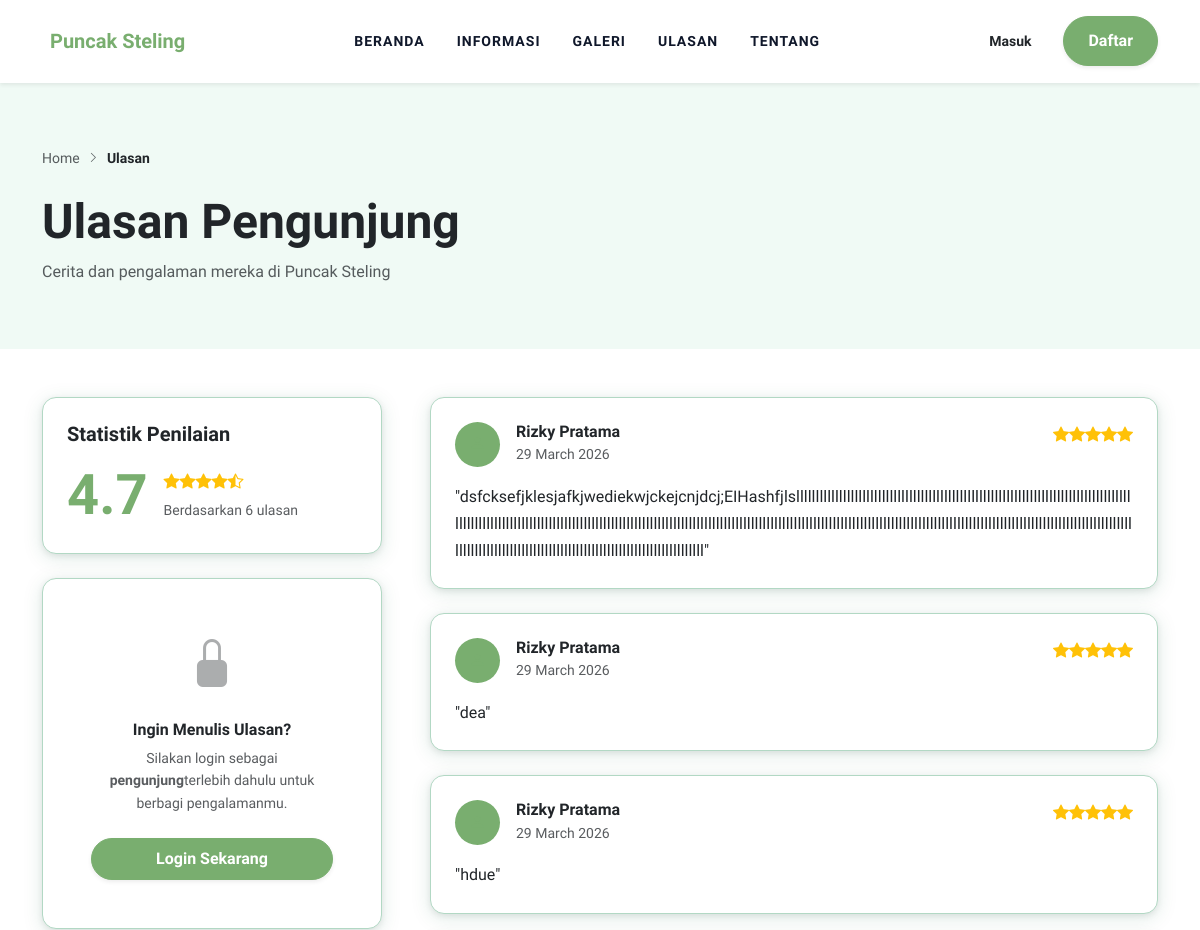
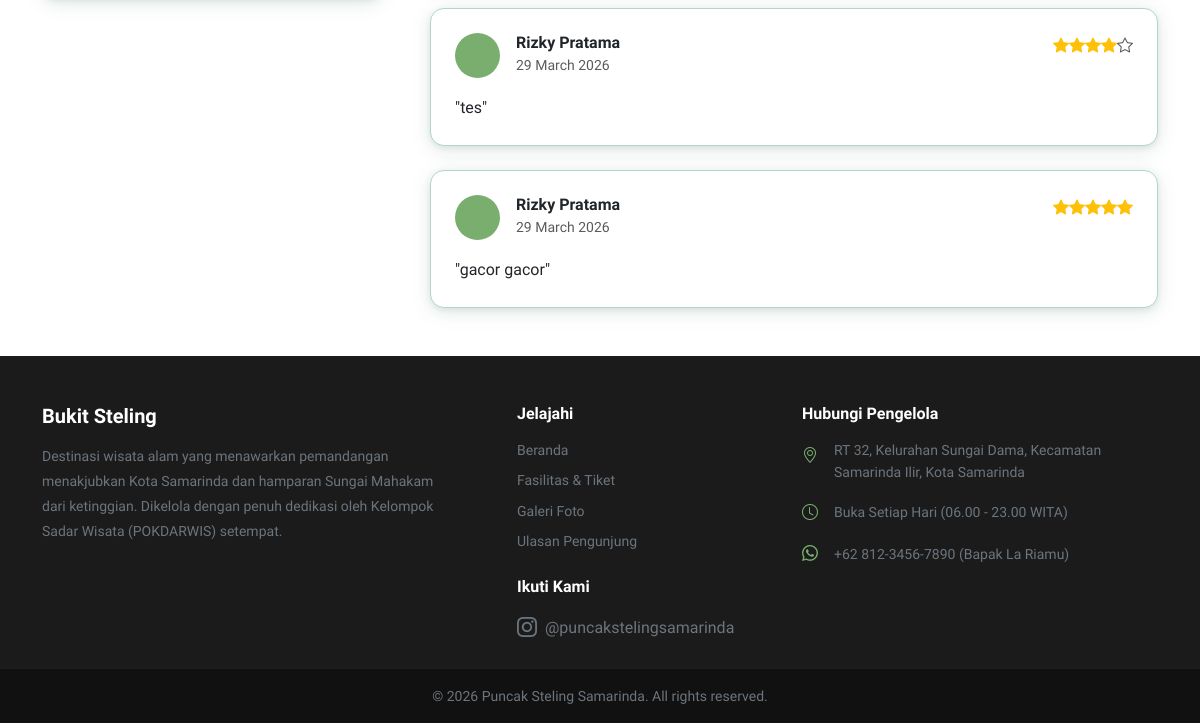
Before: /views/public/ulasan.php with the older database file (2 pictures, top to bottom).
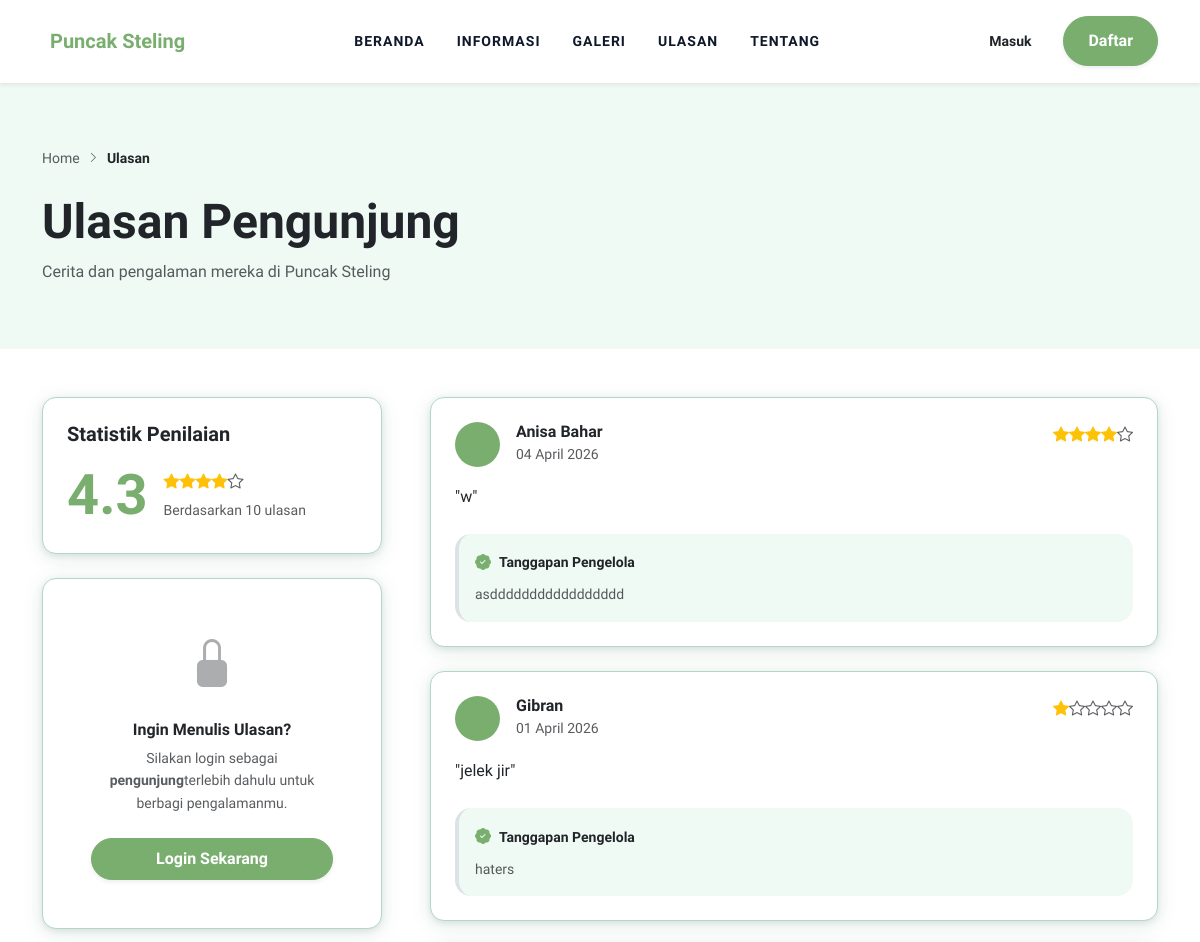
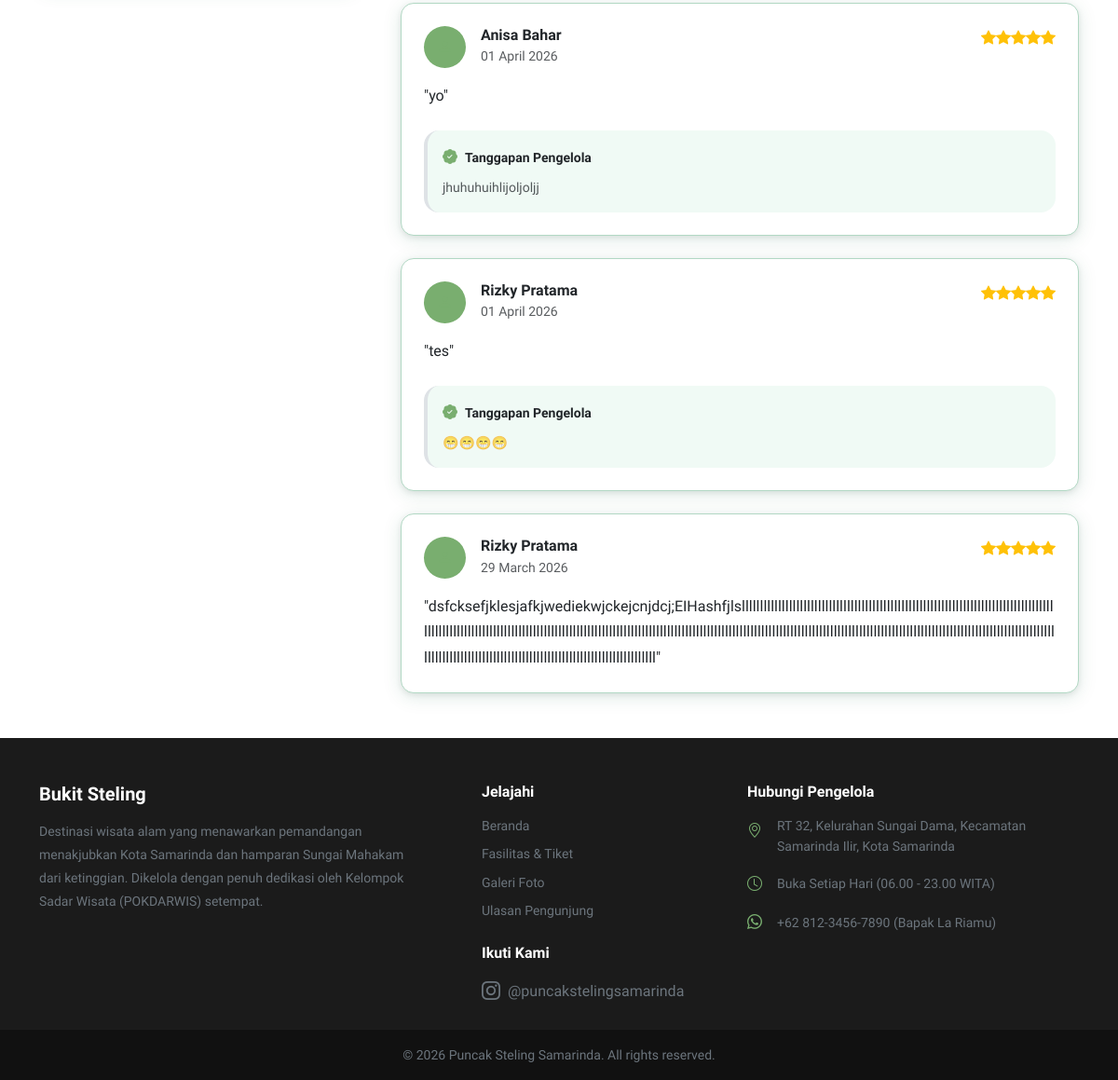
After: the same page with the newer database file (2 pictures, top to bottom).
### tables this page shows
CREATE TABLE `tb_ulasan` (
  `id_ulasan` int NOT NULL,
  `id_pengunjung` int DEFAULT NULL,
  `rating` int NOT NULL,
  `komentar` text NOT NULL,
  `balasan_admin` text,
  `tanggal_ulasan` timestamp NULL DEFAULT CURRENT_TIMESTAMP
);

CREATE TABLE `tb_pengunjung` (
  `id_pengunjung` int NOT NULL,
  `nama_lengkap` varchar(100) NOT NULL,
  `email` varchar(100) NOT NULL,
  `password` varchar(255) NOT NULL,
  `created_at` timestamp NULL DEFAULT CURRENT_TIMESTAMP
);

### views/public/ulasan.php (the view, shortened to what the changed rows need)
<?php
include '../../config/koneksi.php';
include '../templates/header.php';
$query_avg = mysqli_query($koneksi, "SELECT AVG(rating) as rata_rata, COUNT(*) as total FROM tb_ulasan");
$data_avg = mysqli_fetch_assoc($query_avg);
$rata_rata = round($data_avg['rata_rata'], 1);
$total_ulasan = $data_avg['total'];
?>
<div id="app-ulasan" class="min-vh-100 bg-white">
    <section class="py-5 border-b border-light" style="background-color: #F0FAF5;">
        <div class="container py-3">
            <h1 class="display-5 fw-bold text-dark mb-0">Ulasan Pengunjung</h1>
        </div>
    </section>
    <div class="container py-5">
        <div class="row g-5">
            <div class="col-lg-4">
                <div class="sticky-top" style="top: 85px; z-index: 99;">
                    <div class="card card-custom border-0 shadow-sm p-4 mb-4 bg-white">
                        <div class="d-flex align-items-center gap-3">
                            <h1 class="display-4 fw-bold text-primary-custom mb-0"><?php echo $rata_rata ?: '0'; ?></h1>
                            <div>
                                <div class="text-warning mb-1">
                                    <?php
                                    for($i=1; $i<=5; $i++) {
                                        if ($i <= $rata_rata) echo '<i class="bi bi-star-fill"></i>';
                                        else if ($i - 0.5 <= $rata_rata) echo '<i class="bi bi-star-half"></i>';
                                        else echo '<i class="bi bi-star text-muted"></i>';
                                    }
                                    ?>
                                </div>
                                <p class="text-muted small mb-0">Berdasarkan <?php echo $total_ulasan; ?> ulasan</p>
                            </div>
                        </div>
                    </div>
                </div>
            </div>
            <div class="col-lg-8">
                <div class="row g-4">
                    <?php
                    $limit = 5;
                    $page = isset($_GET['halaman']) ? (int)$_GET['halaman'] : 1;
                    $start = ($page > 1) ? ($page * $limit) - $limit : 0;
                    $query_ulasan = mysqli_query($koneksi, "SELECT tb_ulasan.*, tb_pengunjung.nama_lengkap FROM tb_ulasan JOIN tb_pengunjung ON tb_ulasan.id_pengunjung = tb_pengunjung.id_pengunjung ORDER BY id_ulasan DESC LIMIT $start, $limit");
                    if(mysqli_num_rows($query_ulasan) > 0) :
                        while($u = mysqli_fetch_assoc($query_ulasan)) :
                    ?>
                    <div class="col-12">
                        <div class="card card-custom border-0 shadow-sm p-4 bg-white">
                            <div class="d-flex justify-content-between align-items-start mb-3">
                                <div class="d-flex align-items-center gap-3">
                                    <div class="bg-primary-custom bg-opacity-10 rounded-circle d-flex align-items-center justify-content-center" style="width: 45px; height: 45px;">
                                        <i class="bi bi-person-fill text-primary-custom"></i>
                                    </div>
                                    <div>
                                        <h6 class="fw-bold mb-0"><?php echo $u['nama_lengkap']; ?></h6>
                                        <small class="text-muted"><?php echo date('d F Y', strtotime($u['tanggal_ulasan'])); ?></small>
                                    </div>
                                </div>
                                <div class="text-warning">
                                    <?php for($i=1;$i<=5;$i++) echo ($i<=$u['rating']) ? '<i class="bi bi-star-fill"></i>' : '<i class="bi bi-star text-muted"></i>'; ?>
                                </div>
                            </div>
                            <p class="mb-0 text-dark" style="line-height: 1.7;">"<?php echo $u['komentar']; ?>"</p>
                            <?php if(!empty($u['balasan_admin'])) : ?>
                                <div class="mt-4 p-3 rounded-4 border-start border-4 border-primary-custom" style="background-color: #F0FAF5;">
                                    <div class="d-flex align-items-center gap-2 mb-2">
                                        <i class="bi bi-patch-check-fill text-primary-custom"></i>
                                        <small class="fw-bold text-dark">Tanggapan Pengelola</small>
                                    </div>
                                    <p class="mb-0 small text-dark opacity-75"><?php echo $u['balasan_admin']; ?></p>
                                </div>
                            <?php endif; ?>
                        </div>
                    </div>
                    <?php endwhile; ?>
                    <?php else : ?>
                        <div class="text-center py-5">
                            <p class="text-muted">Belum ada ulasan untuk saat ini.</p>
                        </div>
                    <?php endif; ?>
                </div>
            </div>
        </div>
    </div>
</div>
<?php include '../templates/footer.php'; ?>

Changed rows visible on the page:
no longer on this page (row unchanged): tb_ulasan: id_pengunjung.nama_lengkap "Rizky Pratama", tanggal_ulasan "29 March 2026", rating 5 (drawn), komentar "dea"
no longer on this page (row unchanged): tb_ulasan: id_pengunjung.nama_lengkap "Rizky Pratama", tanggal_ulasan "29 March 2026", rating 5 (drawn), komentar "hdue"
no longer on this page (row unchanged): tb_ulasan: id_pengunjung.nama_lengkap "Rizky Pratama", tanggal_ulasan "29 March 2026", rating 4 (drawn), komentar "tes"
no longer on this page (row unchanged): tb_ulasan: id_pengunjung.nama_lengkap "Rizky Pratama", tanggal_ulasan "29 March 2026", rating 5 (drawn), komentar "gacor gacor"
added tb_ulasan: id_pengunjung.nama_lengkap "Anisa Bahar", tanggal_ulasan "04 April 2026", rating 4 (drawn), komentar "w", balasan_admin "asddddddddddddddddd"
added tb_ulasan: id_pengunjung.nama_lengkap "Gibran", tanggal_ulasan "01 April 2026", rating 1 (drawn), komentar "jelek jir", balasan_admin "haters"
added tb_ulasan: id_pengunjung.nama_lengkap "Anisa Bahar", tanggal_ulasan "01 April 2026", rating 5 (drawn), komentar "yo", balasan_admin "jhuhuhuihlijoljoljj"
added tb_ulasan: id_pengunjung.nama_lengkap "Rizky Pratama", tanggal_ulasan "01 April 2026", rating 5 (drawn), komentar "tes", balasan_admin "😁😁😁😁"
Other visible differences:
$rata_rata ?: '0': "4.7" → "4.3"
$total_ulasan: "6" → "10"
